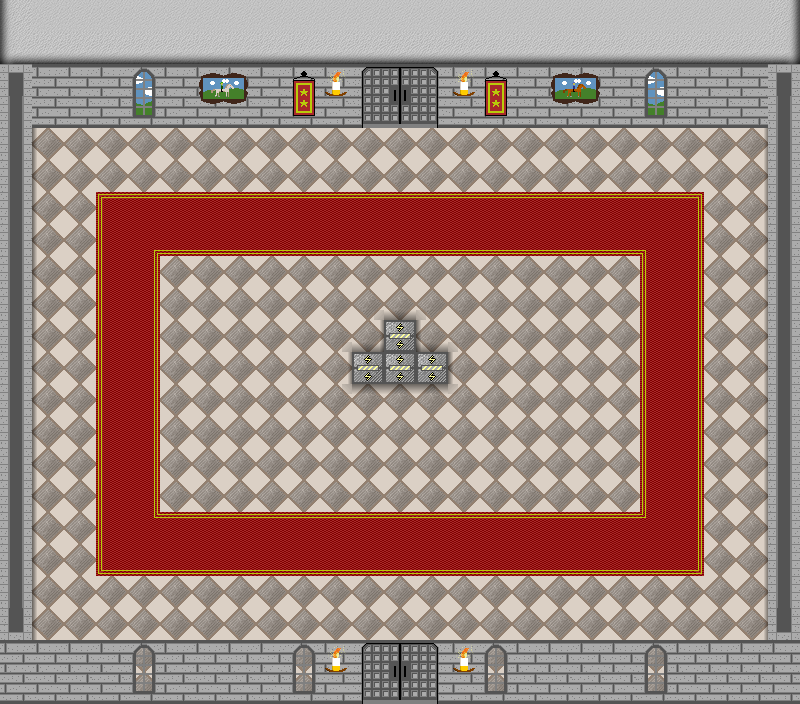

A level layout from a 2D game, rendered from its tile map. Below: a short description, then the map file with tile-grid data replaced by summaries:
An orthogonal 25x22 tile map with 32x32 px tiles, 8 tile layers (Collision_TL, Background_TL, Terrain_TL, Sprite_TL, ...), 3 tilesets and 2 objects (InZone, BossInZone).

<map version="1.0" tiledversion="1.0.2" orientation="orthogonal" renderorder="right-down" width="25" height="22" tilewidth="32" tileheight="32" nextobjectid="10">
 <tileset firstgid="1" source="terrainSet.tsx" />
 <tileset firstgid="56" source="CollisionMap.tsx" />
 <tileset firstgid="106" name="indoor_terrain_set" tilewidth="32" tileheight="32" tilecount="50" columns="5">
  <image source="img/indoor_terrain_set.png" width="160" height="320" />
  <terraintypes>
   <terrain name="Carpet" tile="-1" />
   <terrain name="Ceramic" tile="0" />
  </terraintypes>
  <tile id="0" terrain=",,,0" />
  <tile id="1" terrain=",,0,0" />
  <tile id="2" terrain=",,0," />
  <tile id="3" terrain=",,,0" />
  <tile id="4" terrain=",,0," />
  <tile id="5" terrain=",0,,0" />
  <tile id="6" terrain="0,0,0,0" />
  <tile id="7" terrain="0,,0," />
  <tile id="8" terrain=",0,," />
  <tile id="9" terrain="0,,," />
  <tile id="10" terrain=",0,," />
  <tile id="11" terrain="0,0,," />
  <tile id="12" terrain="0,,," />
  <tile id="15" terrain=",,,1" />
  <tile id="16" terrain=",,1,1" />
  <tile id="17" terrain=",,1," />
  <tile id="20" terrain=",1,,1" />
  <tile id="21" terrain="1,1,1,1" />
  <tile id="22" terrain="1,,1," />
  <tile id="25" terrain=",1,," />
  <tile id="26" terrain="1,1,," />
  <tile id="27" terrain="1,,," />
  <tile id="30" terrain="1,1,1," />
  <tile id="31" terrain="1,1,,1" />
  <tile id="35" terrain="1,,1,1" />
  <tile id="36" terrain=",1,1,1" />
 </tileset>
 <layer name="Collision_TL" width="25" height="22">
  <data>[550 cells, 140 non-empty, 5 distinct tile ids]</data>
 </layer>
 <layer name="Background_TL" width="25" height="22">
  <data>[550 cells, 433 non-empty, 13 distinct tile ids]</data>
 </layer>
 <layer name="Terrain_TL" width="25" height="22">
  <data>[550 cells, 244 non-empty, 43 distinct tile ids]</data>
 </layer>
 <layer name="Sprite_TL" width="25" height="22">
  <data>[550 cells, 0 non-empty, 0 distinct tile ids]</data>
 </layer>
 <layer name="SpriteHUD_TL" width="25" height="22">
  <data>[550 cells, 0 non-empty, 0 distinct tile ids]</data>
 </layer>
 <layer name="Upper_TL" width="25" height="22">
  <data>[550 cells, 50 non-empty, 11 distinct tile ids]</data>
 </layer>
 <layer name="GameHud_TL" width="25" height="22">
  <data>[550 cells, 0 non-empty, 0 distinct tile ids]</data>
 </layer>
 <layer name="Menu_TL" width="25" height="22">
  <data>[550 cells, 0 non-empty, 0 distinct tile ids]</data>
 </layer>
 <objectgroup name="IOZone_OL">
  <object id="2" name="InZone" type="InZone" x="384" y="571" width="34" height="30">
   <properties>
    <property name="StartPoint" value="InZone_01" />
   </properties>
  </object>
  <object id="8" name="BossInZone" x="356.091" y="299.091" width="31.8182" height="31.8182" />
 </objectgroup>
 <objectgroup name="Sprite_OL" />
</map>
